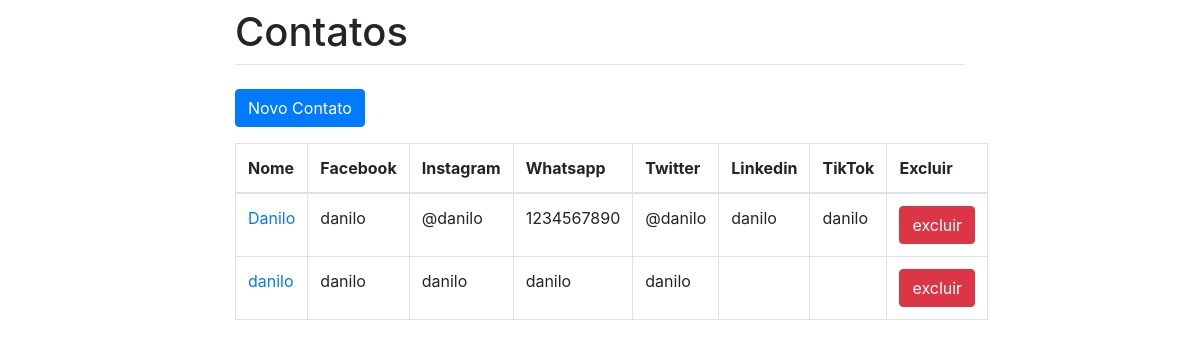
The page /contatos/ on the database as committed earlier.
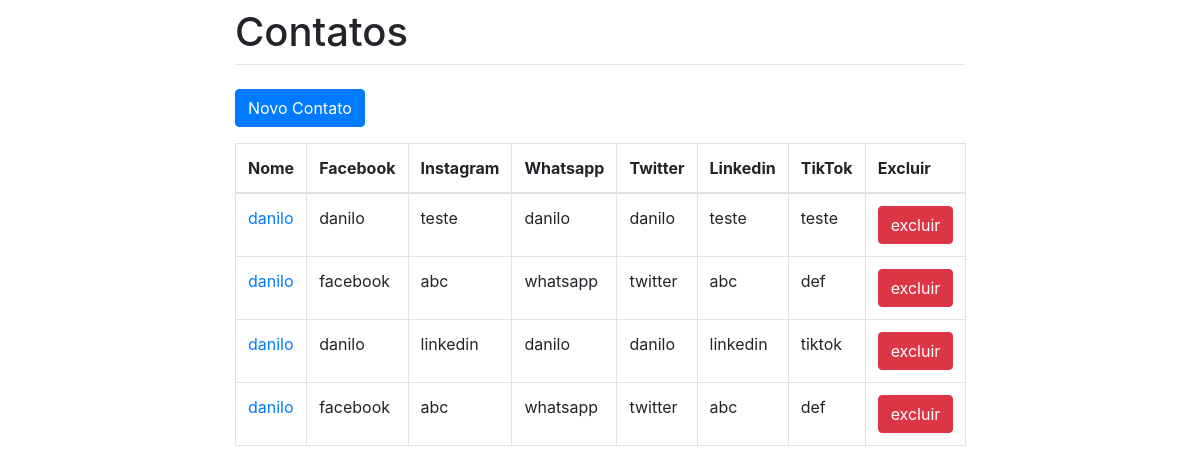
The same page on the database as committed later.
### core/models.py (models this page shows, shortened)
class Contato(models.Model):
    nome = models.CharField(max_length=80)
    whatsapp = models.CharField(max_length=20, blank=True)
    twitter = models.CharField(max_length=120, blank=True)
    facebook = models.CharField(max_length=120, blank=True)
    instagram = models.CharField(max_length=120, blank=True)
    linkedin = models.CharField(max_length=120, blank=True)
    tiktok = models.CharField(max_length=120, blank=True)
    class Meta:
        db_table = 'contatos'

### core/views.py (the view)
# urls.py: path('contatos/', views.contatos),
def contatos(request):
    contacts = Contato.objects.all()
    dados = {'contacts': contacts}
    return render(request, 'lista.html', dados)

### core/templates/lista.html (shortened to what this page needs)
{% extends "base.html" %}
{% block page_title %}Contatos{% endblock %}
{% block content %}
    <a href="contato/">
        <button type="button" class="btn btn-primary">Novo Contato</button>
    </a>
    <table class="table table-bordered">
    <thead>
      <tr>
        <th>Nome</th>
        <th>Facebook</th>
        <th>Instagram</th>
        <th>Whatsapp</th>
        <th>Twitter</th>
        <th>Linkedin</th>
        <th>TikTok</th>
        <th>Excluir</th>
      </tr>
    </thead>
    <tbody>
      {% for contato in contacts %}
        <tr>
          <td><a href="/contatos/contato/?id={{contato.id}}">{{ contato.nome }}</a></td>
          <td>{{ contato.facebook }}</td>
          <td>{{ contato.instagram }}</td>
          <td>{{ contato.whatsapp }}</td>
          <td>{{ contato.twitter }}</td>
          <td>{{ contato.linkedin }}</td>
          <td>{{ contato.tiktok }}</td>
          <td><a href="contato/delete/?id={{ contato.id }}"><span class="btn btn-danger">excluir</span></a></td>
        </tr>
      {% empty %}
        <tr class="table-active">
          <td colspan="3">No data</td>
        </tr>
      {% endfor %}
    </tbody>
    </table>
{% endblock %}

### core/templates/base.html (shortened to what this page needs)
<!doctype html>
<html lang="en">
  <head>
    {% load static %}
    <link rel="stylesheet" href="{% static 'css/bootstrap.min.css' %}">
    <link rel="stylesheet" href="{% static 'fa/css/all.min.css' %}">
  </head>
  <body>
    <div class="container">
      <div class="row justify-content-center">
        <div class="col-8">
          <h1 class="mt-2">{% block page_title %}(no title){% endblock %}</h1>
          <hr class="mt-0 mb-4">
          {% block content %}
          {% endblock %}
        </div>
      </div>
    </div>
  </body>
</html>

Rows that differ between the two databases and show on the page:
removed Contato: nome "danilo", facebook "danilo", instagram "danilo", whatsapp "danilo", twitter "danilo"
changed Contato: nome "Danilo" → "danilo"; instagram "@danilo" → "teste"; whatsapp "1234567890" → "danilo"; twitter "@danilo" → "danilo"; linkedin "danilo" → "teste"; tiktok "danilo" → "teste"
added Contato: nome "danilo", facebook "facebook", instagram "abc", whatsapp "whatsapp", twitter "twitter", linkedin "abc", tiktok "def"
added Contato: nome "danilo", facebook "danilo", instagram "linkedin", whatsapp "danilo", twitter "danilo", linkedin "linkedin", tiktok "tiktok"
added Contato: nome "danilo", facebook "facebook", instagram "abc", whatsapp "whatsapp", twitter "twitter", linkedin "abc", tiktok "def"
